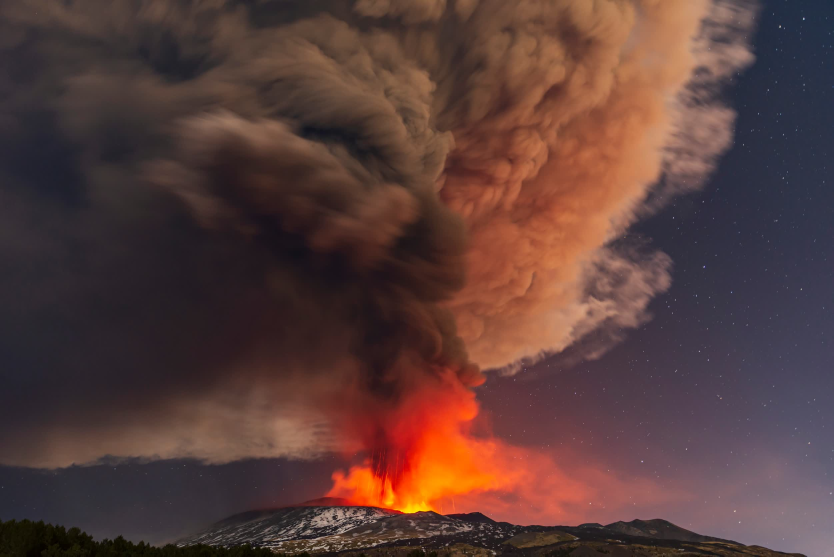
#> input picture source/sample.jpg, 2500 x 1669 px (shown at 1/3 size)
$ jupyter execute 'Lesson 1 - Open CV Tutorial.ipynb'
#> lines starting #> are read from the running program, lines starting #| are printed output that depends on the picture; after the words box and inside, x2 and y2 are one past the last pixel; in counts of white or black regions, pixels touching at a corner belong together
[cell 1]
# https://tproger.ru/translations/opencv-python-guide/#crop
# https://habr.com/ru/post/539228/

[cell 2]
import cv2 as cv

[cell 3]
# Открыть цветное изображение
# Цветное изображение представляется в формате трёхмерного массива (строка, столбец, цветовой канал)
# Значение на пересечении трёх этих осей соответствует интенсивности или выраженности цветового канала
I = cv.imread('source/sample.jpg', cv.IMREAD_UNCHANGED)
#> I is the input picture: shape (1669, 2500, 3); mean B, G, R 57.9, 61.6, 90.2
I

[cell 4]
# Получить размеры изображения
# (Высота изображения, ширина изображение, количество цветовых каналов)
IDimensions = I.shape
#> IDimensions = (1669, 2500, 3)
IDimensions
#> Out = (1669, 2500, 3)

[cell 5]
# Отображение изображения
cv.namedWindow("Sample", cv.WINDOW_NORMAL)
cv.imshow("Sample", I)
cv.waitKey(0)
cv.destroyAllWindows()

[cell 6]
##########################################################################
# Изменение размеров изображения                                         #
# https://www.tutorialkart.com/opencv/python/opencv-python-resize-image/ #
##########################################################################

[cell 7]
# Пропорционально уменьшить / увеличить размера изображения
scale_percent = 2
width = int(IDimensions[1] * scale_percent)
#> width = 5000
height = int(IDimensions[0] * scale_percent)
#> height = 3338

IResized = cv.resize(I, (width, height), interpolation=cv.INTER_AREA)

IResizedDimensions = IResized.shape
#> IResizedDimensions = (3338, 5000, 3)
print("Original dimensions: ", IDimensions)
#| Original dimensions:  (1669, 2500, 3)
print("Resized dimensions: ", IResizedDimensions)
#| Resized dimensions:  (3338, 5000, 3)

cv.namedWindow("Sample-Resized", cv.WINDOW_NORMAL)
cv.imshow("Sample-Resized", IResized)
cv.waitKey(0)
cv.destroyAllWindows()

[cell 8]
# Изменить размеры изображения на заданные величины
height = 150
width = 200

IResized = cv.resize(I, (width, height), interpolation=cv.INTER_AREA)
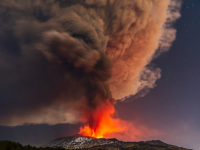
#> IResized: shape (150, 200, 3); mean B, G, R 57.9, 61.6, 90.2

IResizedDimensions = IResized.shape
#> IResizedDimensions = (150, 200, 3)
print("Original dimensions: ", IDimensions)
#| Original dimensions:  (1669, 2500, 3)
print("Resized dimensions: ", IResizedDimensions)
#| Resized dimensions:  (150, 200, 3)

cv.namedWindow("Sample-Resized", cv.WINDOW_NORMAL)
cv.imshow("Sample-Resized", IResized)
cv.waitKey(0)
cv.destroyAllWindows()

[cell 9]
# Кадрирование изображения
ICropped = I[0:750, 50:1000]
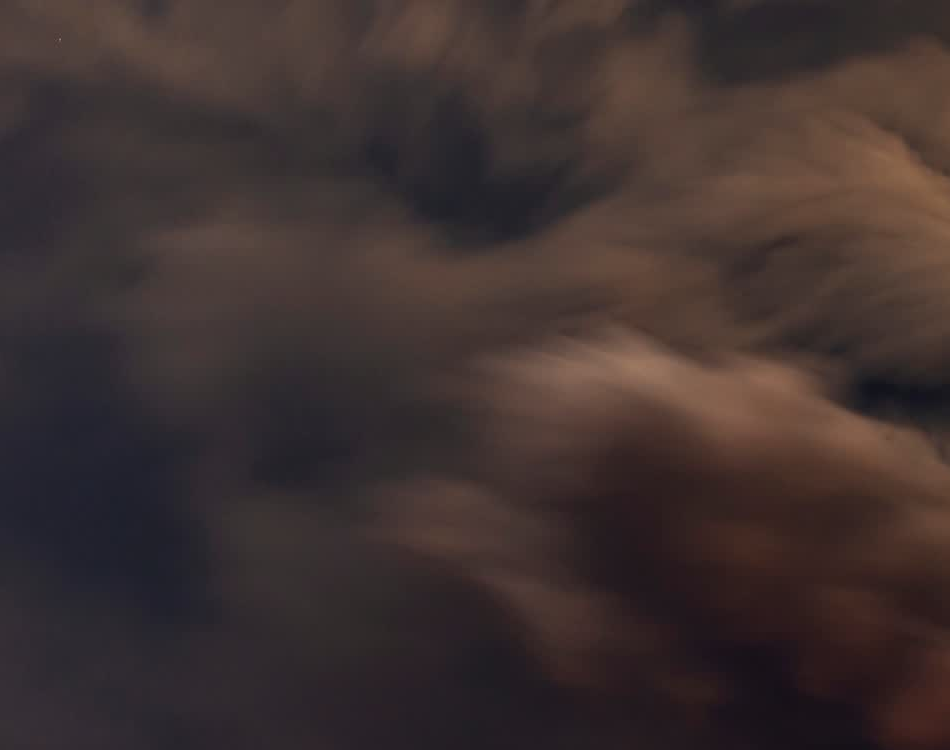
#> ICropped: shape (750, 950, 3); mean B, G, R 48.3, 49.4, 62.2

ICroppedDimensions = ICropped.shape
#> ICroppedDimensions = (750, 950, 3)
print("Original dimensions: ", IDimensions)
#| Original dimensions:  (1669, 2500, 3)
print("Resized dimensions: ", ICroppedDimensions)
#| Resized dimensions:  (750, 950, 3)

cv.namedWindow("Sample-Cropped", cv.WINDOW_NORMAL)
cv.imshow("Sample-Cropped", ICropped)
cv.waitKey(0)
cv.destroyAllWindows()

[cell 10]
# Поворот изображения
# getRotationMatrix2D(центр изображения, угол поворота, направление поворота) - возвращает матрицу поворота
(h, w, d) = I.shape
center = (w // 2, h // 2)

M = cv.getRotationMatrix2D(center, 90, -1.0)
IRotated = cv.warpAffine(I, M, (w, h))
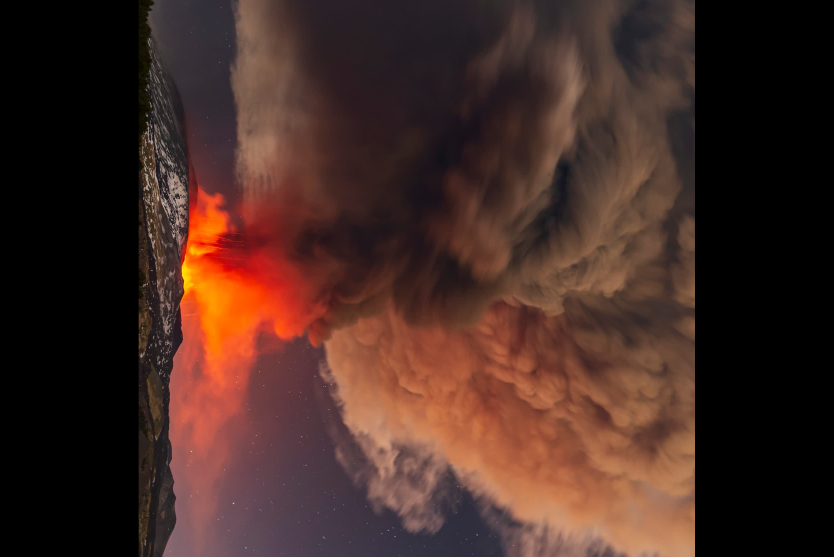
#> IRotated: shape (1669, 2500, 3) (shown at 1/3 size); mean B, G, R 35.9, 42.7, 69

cv.namedWindow("Sample-Rotated", cv.WINDOW_NORMAL)
cv.imshow("Sample-Rotated", IRotated)
cv.waitKey(0)
cv.destroyAllWindows()

[cell 11]
##########################################################################
# Работа с пороговыми значениями цвета изображения                       #
# https://www.tutorialkart.com/opencv/python/opencv-python-resize-image/ #
##########################################################################

[cell 12]
# Изображение в черно-белый
IGray = cv.cvtColor(I, cv.COLOR_BGR2GRAY)

cv.namedWindow("Sample-Gray", cv.WINDOW_NORMAL)
cv.imshow("Sample-Gray", IGray)
cv.waitKey(0)
cv.destroyAllWindows()

[cell 13]
# Изображение в два цвета
ret, IThreshold = cv.threshold(IGray, 127, 255, 0)
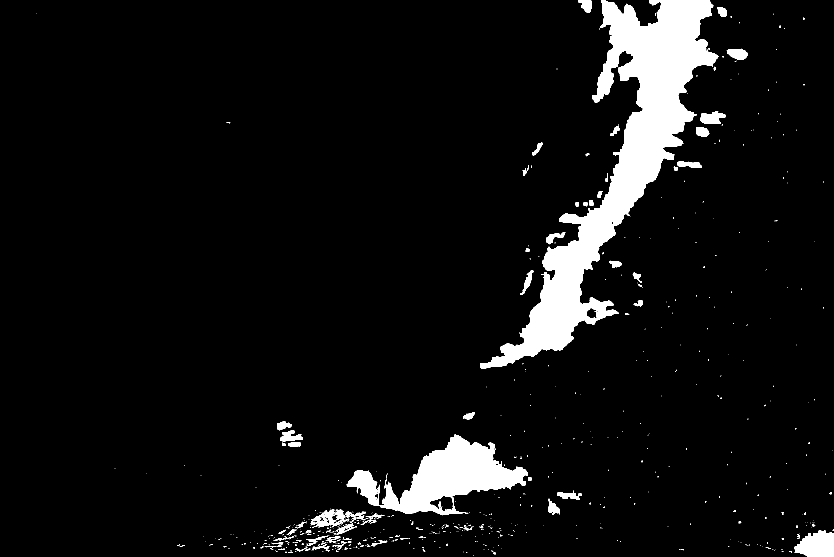
#> IThreshold: shape (1669, 2500) (shown at 1/3 size); 6.5% white; 690 white regions (583 under 20 px), largest, box (x1, y1, x2, y2) and area: (1440, 0, 2156, 1107) 183357, (1040, 1304, 1584, 1546) 53184, (2384, 1592, 2500, 1669) 6793

cv.namedWindow("Sample-WhiteBlack", cv.WINDOW_NORMAL)
cv.imshow("Sample-WhiteBlack", IThreshold)
cv.waitKey(0)
cv.destroyAllWindows()

[cell 14]
###################################################################
# Размытие изображения                                            #
# https://docs.opencv.org/3.1.0/d4/d13/tutorial_py_filtering.html #
###################################################################

[cell 15]
# Размытие изображения по Гауссу
# Кортеж обозначает силу размытия
IBlurred = cv.GaussianBlur(I, (51, 51), 0)

cv.namedWindow("Sample-Blurred", cv.WINDOW_NORMAL)
cv.imshow("Sample-Blurred", IBlurred)
cv.waitKey(0)
cv.destroyAllWindows()

[cell 16]
# Нарисовать на изображении объекты
IPaint = I.copy()

# Прямоугольник
cv.rectangle(IPaint, (50, 50), (500, 750), (255, 0, 255), 6)

# Прямая
cv.line(IPaint, (120, 229), (354, 333), (255, 255, 0), 3)

# Текст
cv.putText(IPaint, "OpenCV", (250, 250), cv.FONT_HERSHEY_SIMPLEX, 2, (0, 255, 255), 3)

cv.namedWindow("Sample-Paint", cv.WINDOW_NORMAL)
cv.imshow("Sample-Paint", IPaint)
cv.waitKey(0)
cv.destroyAllWindows()

[cell 17]
# Получение кортежа с цвета заданного пикселя
(b, g, r) = I[0, 0]
#> b = 56; g = 54; r = 66
print("Красный: {}, Зелёный: {}, Синий: {}".format(r, g, b))
#| Красный: 66, Зелёный: 54, Синий: 56

[cell 18]
# Разделение изображения на каналы
(IBlue, IGreen, IRed) = cv.split(I)
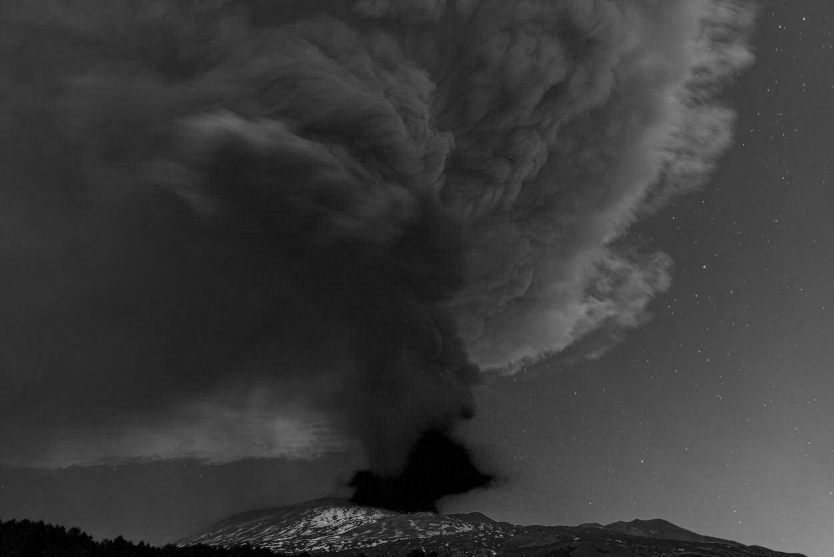
#> IBlue: shape (1669, 2500) (shown at 1/3 size); min 0, max 255, mean 57.9
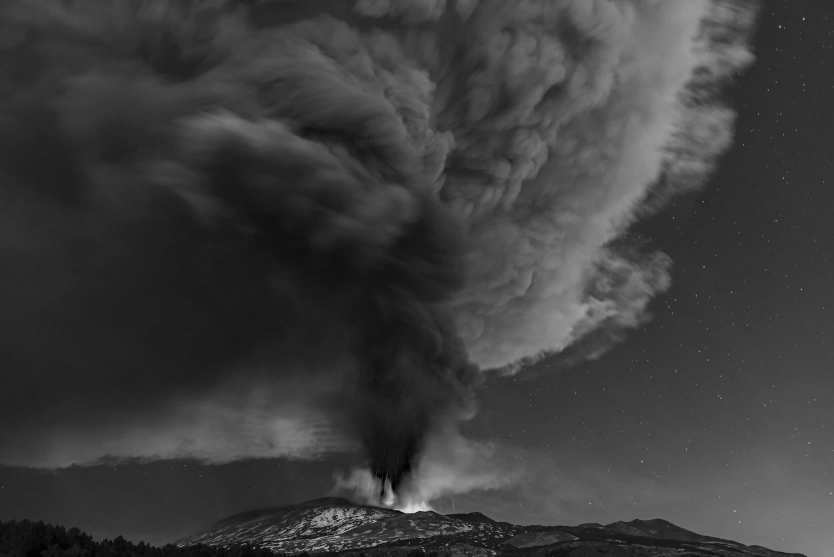
#> IGreen: shape (1669, 2500) (shown at 1/3 size); min 0, max 252, mean 61.6
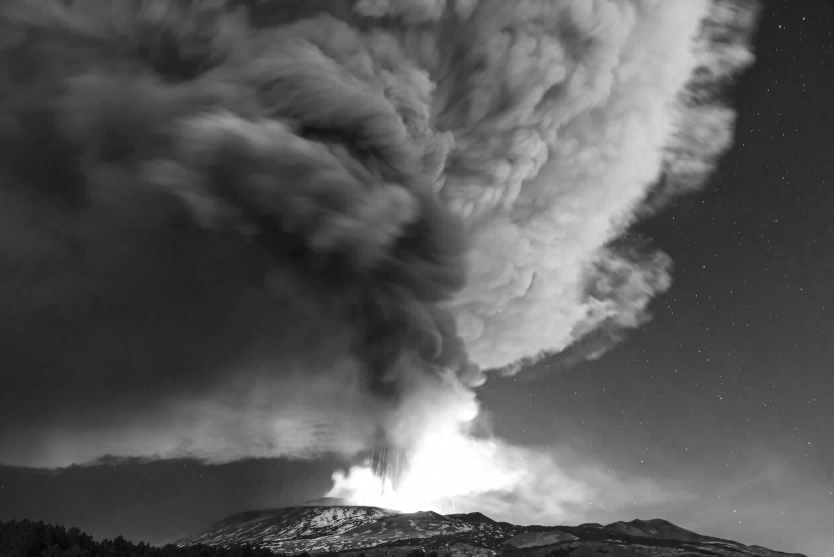
#> IRed: shape (1669, 2500) (shown at 1/3 size); min 3, max 255, mean 90.2

cv.namedWindow("Sample-Red", cv.WINDOW_NORMAL)
cv.imshow("Sample-Red", IRed)
cv.waitKey(0)
cv.destroyAllWindows()

cv.namedWindow("Sample-Green", cv.WINDOW_NORMAL)
cv.imshow("Sample-Green", IGreen)
cv.waitKey(0)
cv.destroyAllWindows()

cv.namedWindow("Sample-Blue", cv.WINDOW_NORMAL)
cv.imshow("Sample-Blue", IBlue)
cv.waitKey(0)
cv.destroyAllWindows()

[cell 19]
# Объединение каналов изображения
IGreenZero = IBlue.copy()
IGreenZero.fill(0)
#> IGreenZero: shape (1669, 2500); every value is 0
IMergeRedBlue = cv.merge([IBlue, IGreenZero, IRed])
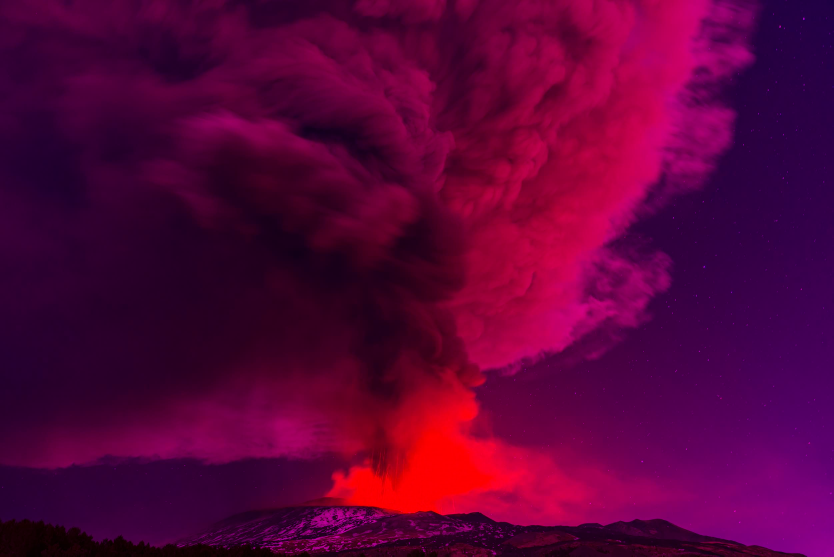
#> IMergeRedBlue: shape (1669, 2500, 3) (shown at 1/3 size); mean of channels 0, 1, 2 57.9, 0, 90.2; drawn as B, G, R
cv.namedWindow("Sample-Merge-Blue-Red", cv.WINDOW_NORMAL)
cv.imshow("Sample-Merge-Blue-Red", IMergeRedBlue)
cv.waitKey(0)
cv.destroyAllWindows()

IBlueZero = IBlue.copy()
IBlueZero.fill(0)
IMergeRedGreen = cv.merge([IBlueZero, IGreen, IRed])
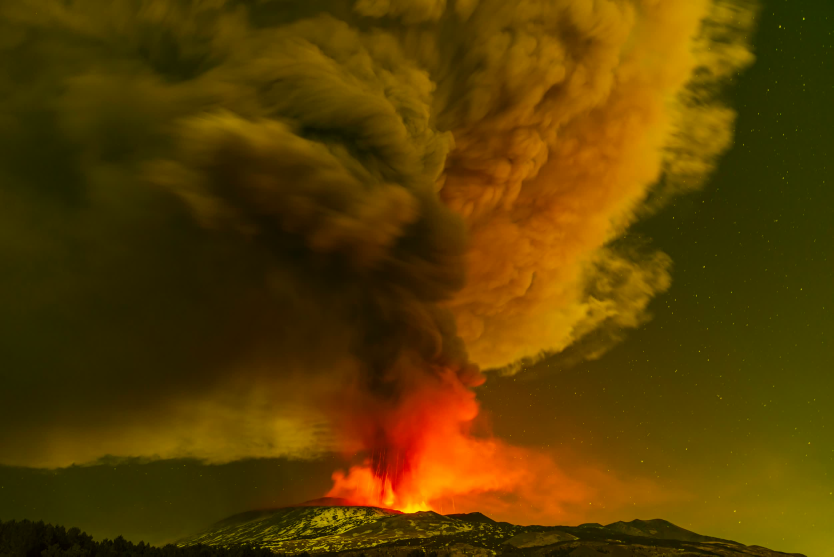
#> IMergeRedGreen: shape (1669, 2500, 3) (shown at 1/3 size); mean B, G, R 0, 61.6, 90.2
cv.namedWindow("Sample-Merge-Green-Red", cv.WINDOW_NORMAL)
cv.imshow("Sample-Merge-Green-Red", IMergeRedGreen)
cv.waitKey(0)
cv.destroyAllWindows()

IRedZero = IBlue.copy()
IRedZero.fill(0)
IMergeGreenBlue = cv.merge([IBlue, IGreen, IRedZero])
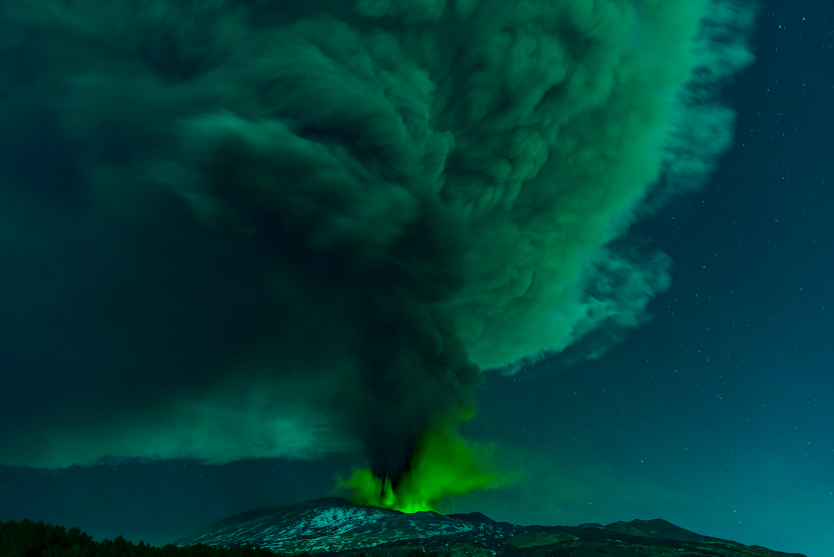
#> IMergeGreenBlue: shape (1669, 2500, 3) (shown at 1/3 size); mean of channels 0, 1, 2 57.9, 61.6, 0; drawn as B, G, R
cv.namedWindow("Sample-Merge-Blue-Green", cv.WINDOW_NORMAL)
cv.imshow("Sample-Merge-Blue-Green", IMergeGreenBlue)
cv.waitKey(0)
cv.destroyAllWindows()

IMergeRedGreenBlue = cv.merge([IBlue, IGreen, IRed])
cv.namedWindow("Sample-Merge-Blue-Green-Red", cv.WINDOW_NORMAL)
cv.imshow("Sample-Merge-Blue-Green-Red", IMergeRedGreenBlue)
cv.waitKey(0)
cv.destroyAllWindows()

cv.namedWindow("Sample-Original", cv.WINDOW_NORMAL)
cv.imshow("Sample-Original", I)
cv.waitKey(0)
cv.destroyAllWindows()
